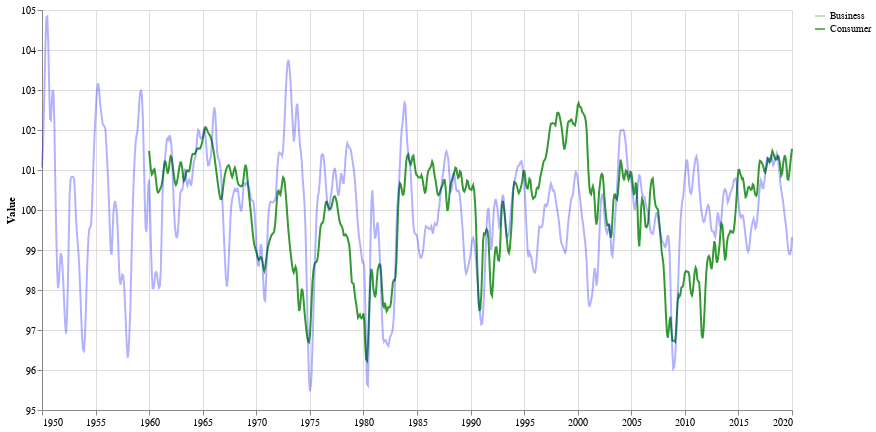

Here is the notebook cell this chart was saved with:
### Code cell
consumer + business

### Figure 1 — Vega-Lite specification as saved in the notebook (floating-point values rounded to 4 significant figures; data arrays with more than 128 entries replaced by an {"elided": "..."} marker saying what was removed)
{"config": {"view": {"continuousWidth": 400, "continuousHeight": 300}}, "layer": [{"data": {"name": "data-dd0bfaa6048ad04d46919f64d514de10"}, "mark": {"type": "line", "color": "green"}, "encoding": {"opacity": {"type": "nominal", "field": "label", "legend": {"title": ""}}, "x": {"type": "temporal", "axis": {"title": ""}, "field": "TIME"}, "y": {"type": "quantitative", "field": "Value", "scale": {"zero": false}}}, "height": 400, "transform": [{"calculate": "'Consumer'", "as": "label"}], "width": 750}, {"data": {"name": "data-06fec3ae6a1590c716d337b9e55d0e20"}, "mark": {"type": "line", "color": "blue"}, "encoding": {"opacity": {"type": "nominal", "field": "label", "legend": {"title": ""}}, "x": {"type": "temporal", "axis": {"title": ""}, "field": "TIME"}, "y": {"type": "quantitative", "field": "Value", "scale": {"zero": false}}}, "height": 400, "transform": [{"calculate": "'Business'", "as": "label"}], "width": 750}], "$schema": "https://vega.github.io/schema/vega-lite/v4.0.2.json", "datasets": {"data-dd0bfaa6048ad04d46919f64d514de10": {"elided": "721 records"}, "data-06fec3ae6a1590c716d337b9e55d0e20": {"elided": "841 records"}}}
